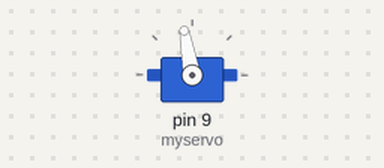
The sketch below on a simulated Arduino Uno, built with avr-gcc and run on an emulated ATmega328P. Shown: servo.

Above: at 5.9 s.
Timing chart, 0 to 8.9 s (numbered marks = the images above):
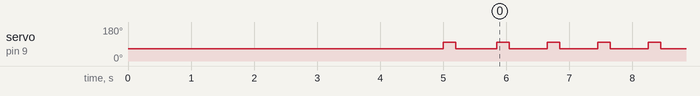

The sketch:

Stack_Attack-Final.ino
```cpp
#include <Servo.h>
//398 HIGH SCORE!!
Servo myservo;  // create servo object to control a servo
// twelve servo objects can be created on most boards

int tapPos = 100;    // variable to store the servo position
int pos = 65;

void setup() {
  myservo.attach(9);
  myservo.write(pos);
  delay(5000);
  myservo.write(tapPos);
  delay(200);
  myservo.write(pos);
  delay(650);
}

void loop() {
   // goes from 0 degrees to 180 degrees
    // in steps of 1 degree
    myservo.write(tapPos);              // tell servo to go to position in variable 'pos'
    delay(200);                       // waits 15ms for the servo to reach the position

   // goes from 180 degrees to 0 degrees
    myservo.write(pos);              // tell servo to go to position in variable 'pos'
    delay(600);                       // waits 15ms for the servo to reach the position

}
```

Measured:
- by itself, servo on pin 9 (myservo): alternates 100° for 0.20 s and 65° for 0.60 s
